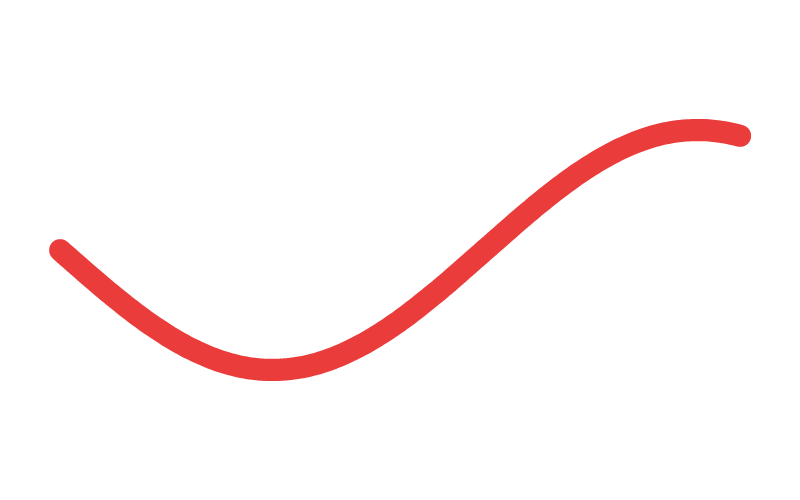
#> input picture digitizer/testdata/ribbon_curve.png, 800 x 500 px
$ python -i fill_angle_slant_signals.py   (imports and definitions only)   (older library calls are emulated)
#> lines starting #> are read from the running program, lines starting #| are printed output that depends on the picture; after the words box and inside, x2 and y2 are one past the last pixel; in counts of white or black regions, pixels touching at a corner belong together
#!/usr/bin/env python
"""Can anything we read predict the SIGN of the pro's fill slant? (2026-11-07,
`docs/fill-angle-pro-slant-2026-11-07.md`)

    python -m tools.fill_angle_slant_signals RUNS [--json OUT]

RUNS is a `tools.fill_angle_pro_census measure` directory run OFF: per job
`shapes.json` (our fill polygons + the pro's angle inside each) and
`design.json` (our stitches and runs). Per job, on its largest fill with >= 2
pro fill cells, the truth is the sign of the pro's offset from the nearest
axis; the candidate signals, all read from inputs a digitize has:

- `art`      edge slant of the artwork (Sobel, edge line = gradient + 90)
- `satin`    slant of OUR satin crossings (design.json runs of kind satin)
- `ourfill`  slant of our own fill rows
- `pca_off`  the shape's principal axis, signed offset from the nearest axis
- `edges`    the shape's boundary segments, length-weighted slant
- `cols`     (cols at -20 - cols at +20) / min: + when +20 cuts fewer columns

A slant figure is (mass at +8..+40 deg off axis - mass at -40..-8) / total.
Each signal becomes a rule `- if d * v < -t else +` whose direction d and
threshold t are FIT on the training jobs (ties keep the larger t, i.e. stay
nearer "always +"), and is scored leave-one-job-out and leave-one-ARTWORK-out
(the three To a T jobs share art, as do five Becker). "Always +" is the bar.
"""
from __future__ import annotations

import argparse
import json
import math
import sys
from pathlib import Path

DIGITIZER = Path(__file__).resolve().parent.parent
if str(DIGITIZER) not in sys.path:
    sys.path.insert(0, str(DIGITIZER))

SIGNALS = ("art", "satin", "ourfill", "pca_off", "edges", "cols")
ARTWORK = {"becker": "becker", "gaulke": "gaulke", "hotel_fremont": "fremont", "mfab": "mfab",
           "precision_drone": "drone", "goldentee": "goldentee", "toat": "toat",
           "tires": "tires", "bridge": "bridge", "proseal": "proseal"}


def artwork(job: str) -> str:
    return next((v for k, v in ARTWORK.items() if job.startswith(k)), job)


def off_axis(a: float) -> float:
    d = a % 90.0
    return d - 90.0 if d > 45.0 else d


def slant(angles, weights, lo: float = 8.0, hi: float = 40.0) -> float:
    p = m = t = 0.0
    for a, w in zip(angles, weights):
        o = off_axis(a)
        t += w
        if lo <= o <= hi:
            p += w
        elif -hi <= o <= -lo:
            m += w
    return (p - m) / t if t else 0.0


def art_slant(path: Path) -> float:
#> called with path = '../testdata/ribbon_curve.png'
    import cv2
    import numpy as np
    from PIL import Image
    im = Image.open(path)
#> im is the input picture: PIL image 800x500 RGB; mean R, G, B 254.1, 246.2, 246.2
    rgba = np.asarray(im.convert("RGBA"), dtype=np.float32)
    a = rgba[:, :, 3:4] / 255.0
#> a: shape (500, 800, 1) float32; every value is 1
    g = (rgba[:, :, :3] * a + 255.0 * (1 - a)).mean(axis=2)
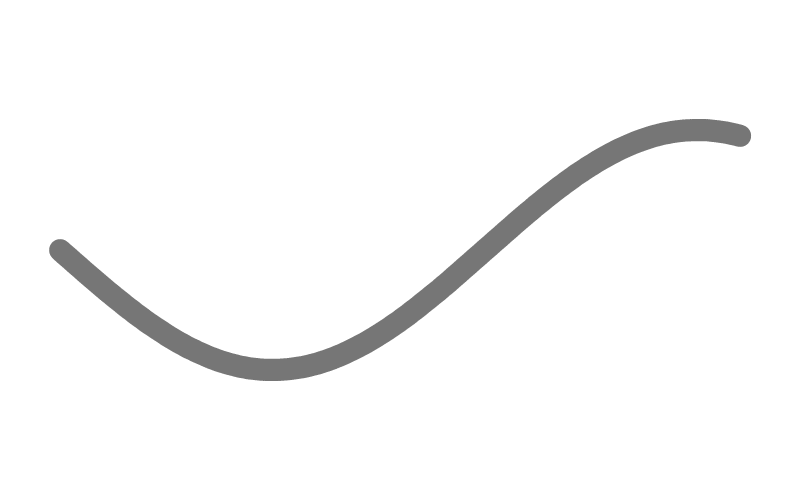
#> g: shape (500, 800) float32; min 118.3, max 255, mean 248.8
    s = 800.0 / max(g.shape)
#> s = 1
    g = cv2.resize(g, None, fx=s, fy=s, interpolation=cv2.INTER_AREA)
    gx = cv2.Sobel(g, cv2.CV_32F, 1, 0, ksize=3)
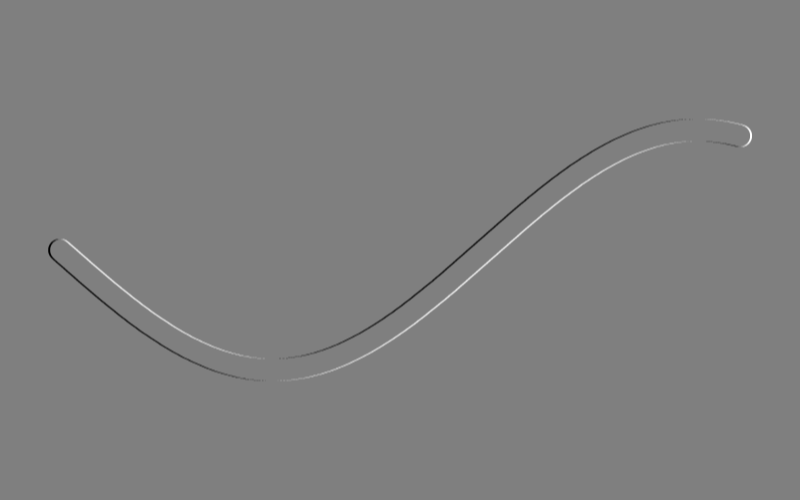
#> gx: shape (500, 800) float32; min -546.7, max 546.7, mean 0; drawn with min black and max white
    gy = cv2.Sobel(g, cv2.CV_32F, 0, 1, ksize=3)
    mag = np.hypot(gx, gy)
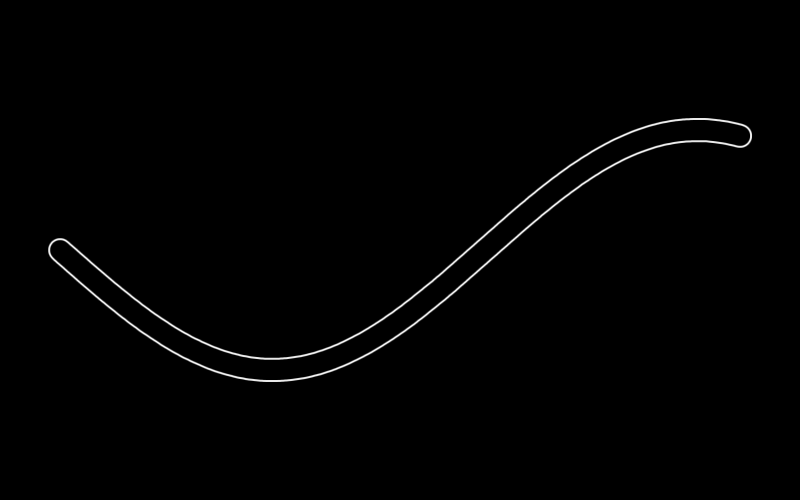
#> mag: shape (500, 800) float32; min 0, max 597, mean 4.5; drawn with min black and max white
    keep = mag > 0.2 * mag.max()
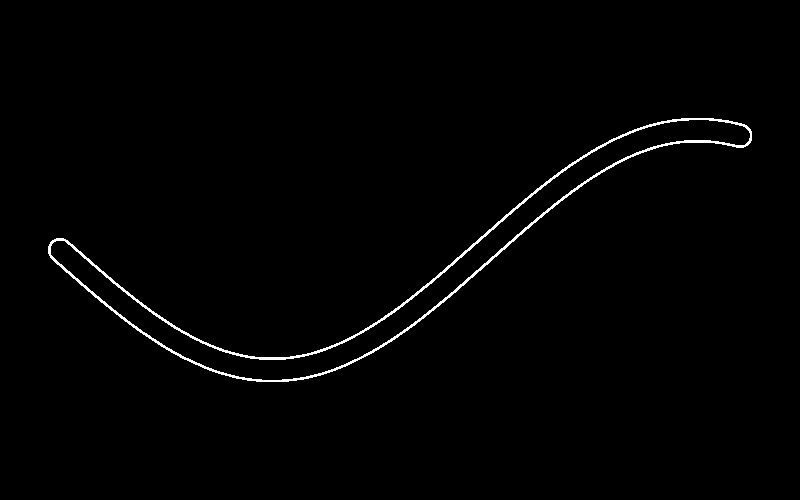
#> keep: shape (500, 800) bool; 1.1% white in thin lines or dots, all inside (x1, y1, x2, y2) = (48, 118, 752, 382)
    ang = (np.degrees(np.arctan2(gy[keep], gx[keep])) + 90.0) % 180.0
#> ang = 4390 values, max 179.1 at index 4378, min 0 at index 2, mean 100.7
    return slant(ang.tolist(), mag[keep].tolist())
#> the loop in slant, `for a, w in zip(angles, weights):` made 4390 passes
#> (a, w, d in off_axis, o, t, m) on passes 1, 2, 34, 35, 36, 44: (168.9, 174.3, 78.86, -11.14, 174.3, 174.3), (170.2, 251, 80.21, -9.79, 425.3, 425.3), (161.6, 134.9, 71.57, -18.43, 14561.2, 560.2), (170.6, 207.1, 80.64, -9.36, 14768.3, 767.3), (169.9, 293.9, 79.94, -10.06, 15062.1, 1061.1), (171.1, 553.3, 81.13, -8.87, 19080.2, 1614.4)
#> (a, w, d in off_axis, o, t, p) on passes 32 to 33: (9.36, 207.1, 9.36, 9.36, 14278.5, 207.1), (9.74, 147.8, 9.74, 9.74, 14426.3, 354.9)
#> after the loop in slant, `for a, w in zip(angles, weights):`: m = 765358.3; p = 433877.8; t = 1732365.6


# [71 lines left out: functions run_slant, edge_slant, job_rows, fit, not called in this run]


def predict(r: dict, key: str, d: int, t: float) -> int:
    return -1 if d * r[key] < -t else 1


# [33 lines left out: functions score, main, not called in this run]


# [2 lines not run here, left out]

>>> result = art_slant('../testdata/ribbon_curve.png')
#> result = -0.191
